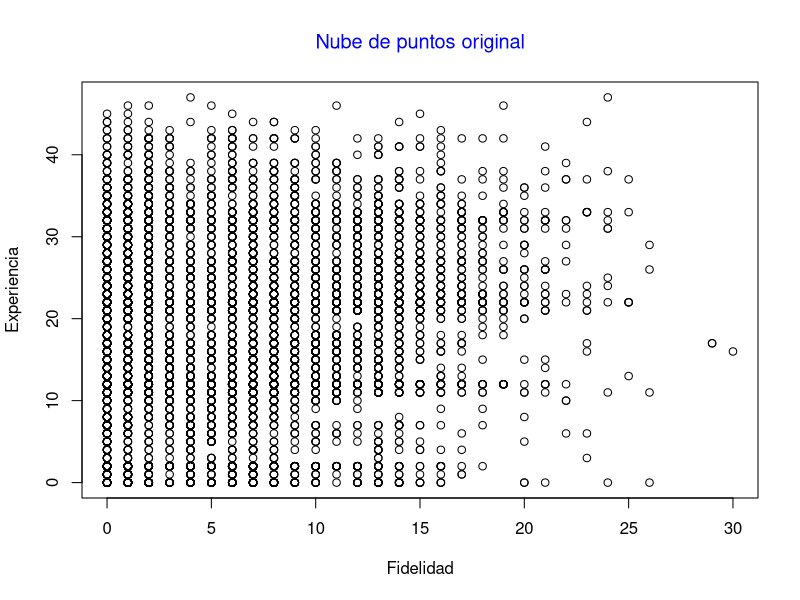
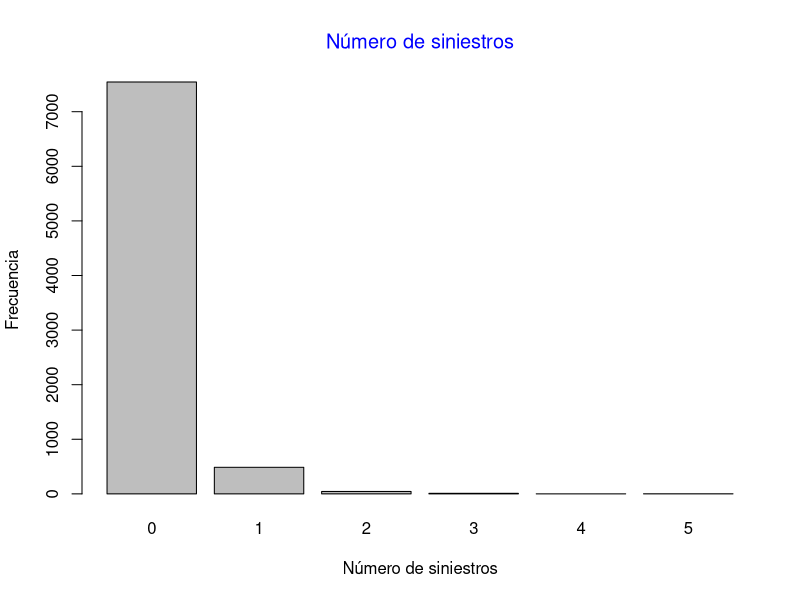
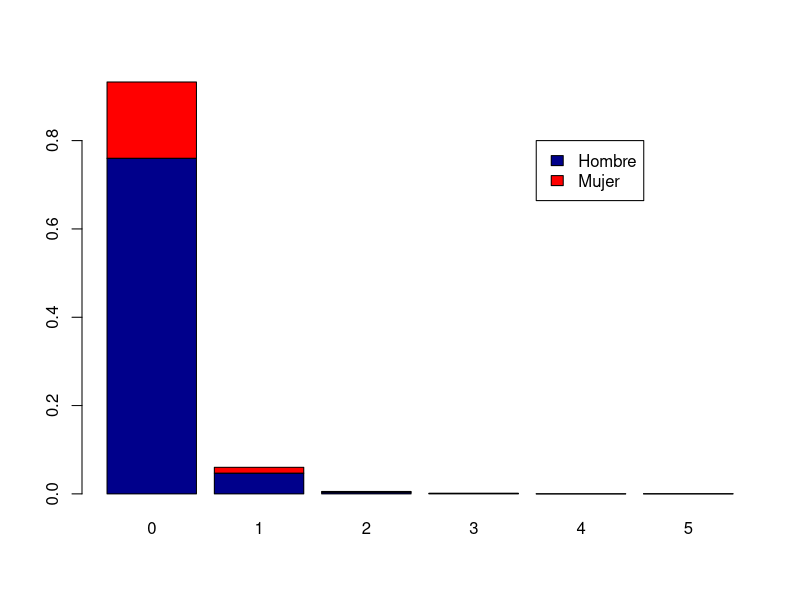
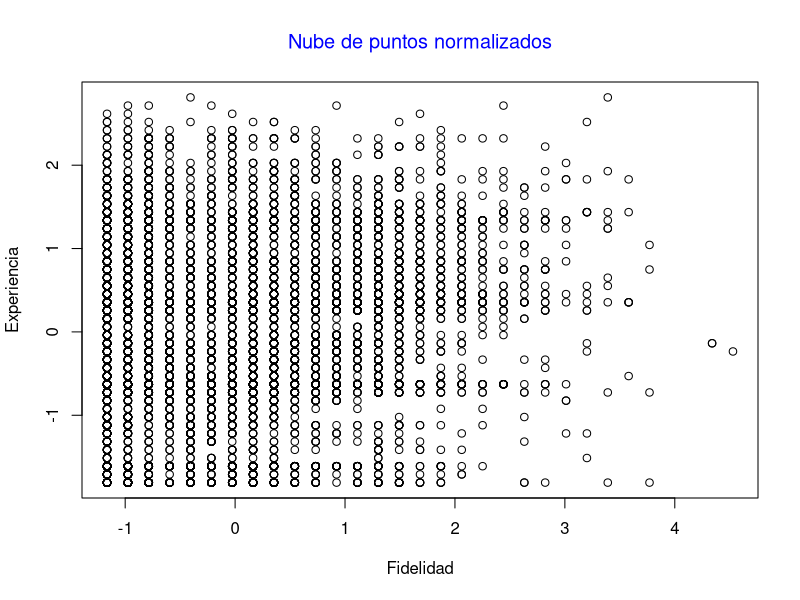
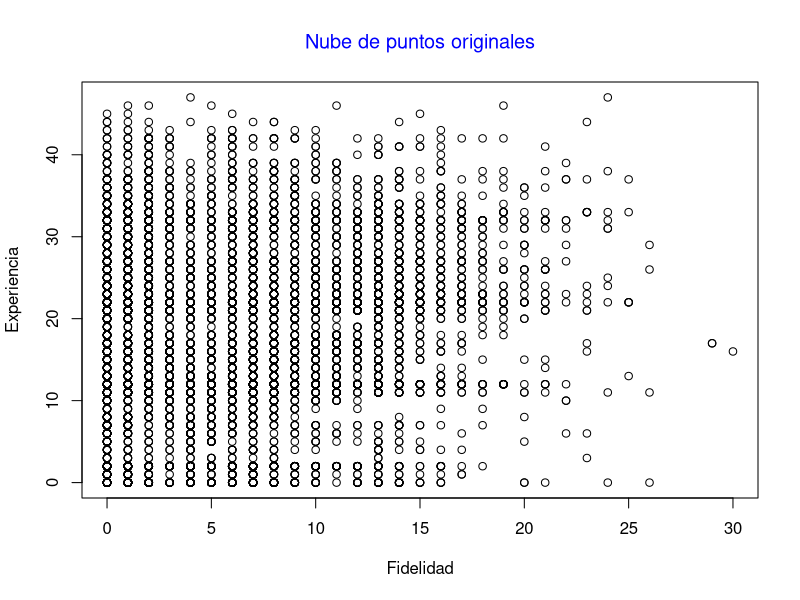
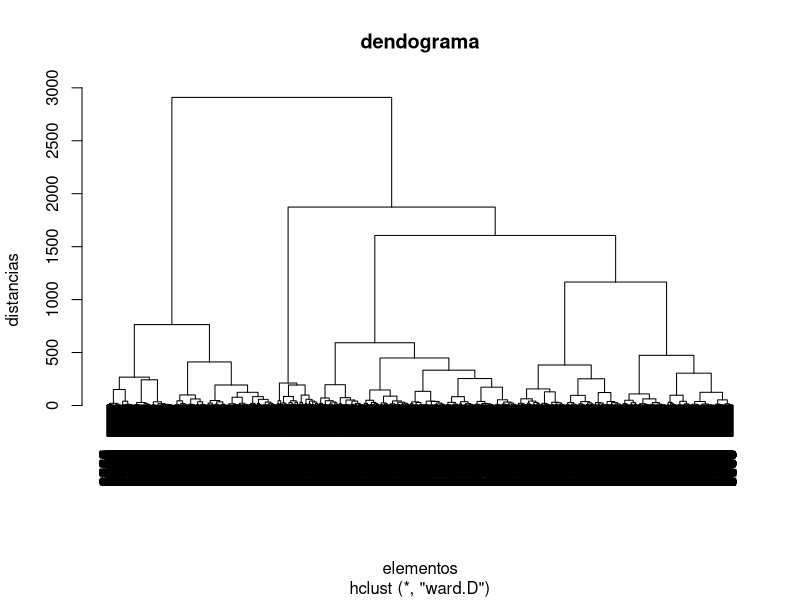
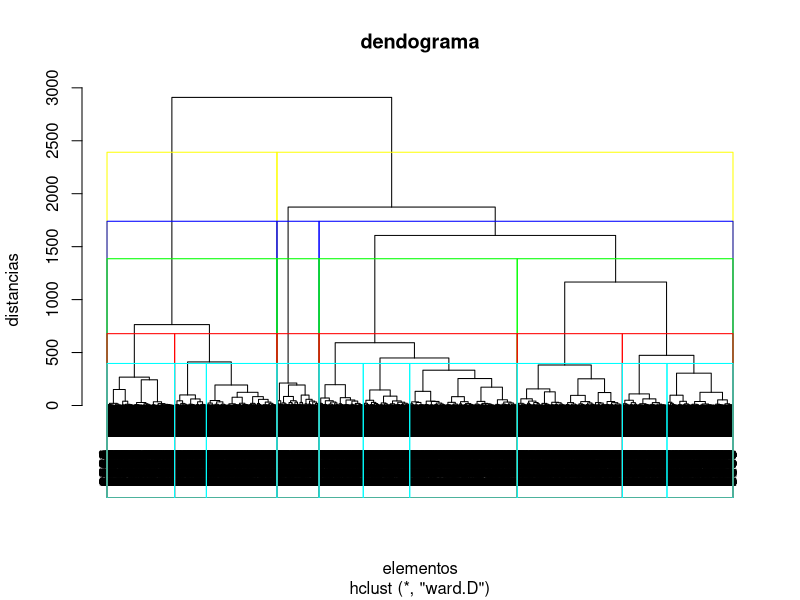
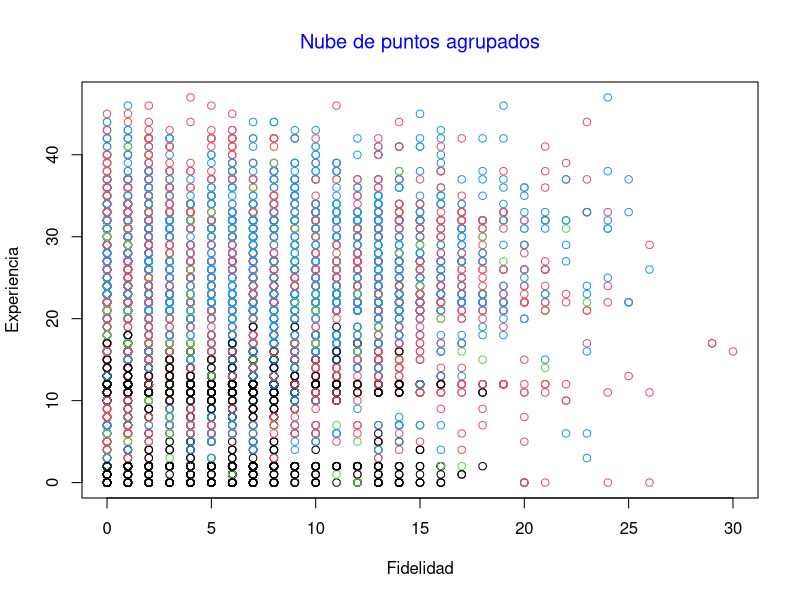

The R source for these figures, in order:
## ---- chunk 1
knitr::opts_chunk$set(echo = TRUE)
## ---- chunk 2
setwd("C:\\Users\\acamp\\OneDrive\\Documentos\\UOC\\proyectos_git\\UOC_Fundamentos_Data_Science\\B0.477-20191-PEC02")
#Cambiar el argumento de setwd() con vuestro directorio, recordad utilizad las barras /.
## ---- chunk 3
# Lectura de datos
Cartera<-read.table("Datos_analisis_clusters.csv",head=TRUE,sep=";")
head(Cartera)
## ---- chunk 4
summary(Cartera)
## ---- chunk 5
plot(Cartera[c("ant_comp","ant_perm")], xlab="Fidelidad", ylab="Experiencia") 
title(main="Nube de puntos original", col.main="blue", font.main=1)

freq<-table(Cartera$sin)
freq
barplot(freq,xlab="Número de siniestros", ylab="Frecuencia")
title(main="Número de siniestros", col.main="blue", font.main=1)

table(Cartera$Sexo,Cartera$sin)
prop.table(table(Cartera$Sexo,Cartera$sin))
barplot(prop.table(table(Cartera$Sexo,Cartera$sin)),col=c("darkblue","red"))
legend(5,0.8,c("Hombre","Mujer"),fill = c("darkblue","red"))
## ---- chunk 6
clus<-Cartera[,c("sin","ant_comp","ant_perm","edad","ant_veh")]
## ---- chunk 7
clus_norm<-clus
## ---- chunk 8
 clus_norm[,c("sin")] <- (clus$sin-mean(clus$sin))/sd(clus$sin)
 clus_norm[,c("ant_comp")] <- (clus$ant_comp-mean(clus$ant_comp))/sd(clus$ant_comp)
 clus_norm[,c("ant_perm")] <- (clus$ant_perm-mean(clus$ant_perm))/sd(clus$ant_perm)
 clus_norm[,c("edad")] <- (clus$edad-mean(clus$edad))/sd(clus$edad)
 clus_norm[,c("ant_veh")] <- (clus$ant_veh-mean(clus$ant_veh))/sd(clus$ant_veh)
## ---- chunk 9
#Normalizadas
plot(clus_norm[c("ant_comp","ant_perm")], xlab="Fidelidad", ylab="Experiencia") 
title(main="Nube de puntos normalizados", col.main="blue", font.main=1)

#Originales
plot(clus[c("ant_comp","ant_perm")], xlab="Fidelidad", ylab="Experiencia") 
title(main="Nube de puntos originales", col.main="blue", font.main=1)
## ---- chunk 10
distances = dist(clus_norm, method = "euclidean")
## ---- chunk 11
clus_norm_Jerarquico = hclust(distances, method = "ward.D")
## ---- chunk 12
plot(clus_norm_Jerarquico,main="dendograma",xlab="elementos",ylab="distancias")
## ---- chunk 13
plot(clus_norm_Jerarquico,main="dendograma",xlab="elementos",ylab="distancias")

rect.hclust(clus_norm_Jerarquico, k=2, border="yellow")
rect.hclust(clus_norm_Jerarquico, k=3, border="blue")
rect.hclust(clus_norm_Jerarquico, k=4, border="green")
rect.hclust(clus_norm_Jerarquico, k=6, border="red")
rect.hclust(clus_norm_Jerarquico, k=10, border="cyan")
## ---- chunk 14
clus_jerarquico=clus

## ---- chunk 15
NumCluster=4

clus_jerarquico$clusterJerar= cutree(clus_norm_Jerarquico, k = NumCluster)
head(clus_jerarquico)
## ---- chunk 16
aggregate(.~clusterJerar,FUN=mean, data=clus_jerarquico)
table(clus_jerarquico$clusterJerar)
## ---- chunk 17
plot(clus_jerarquico[c("ant_comp","ant_perm")], xlab="Fidelidad", ylab="Experiencia",col=clus_jerarquico$clusterJerar) 
title(main="Nube de puntos agrupados", col.main="blue", font.main=1)
## ---- chunk 18
palette()[1:NumCluster]
## ---- chunk 19
set.seed(123)
modelo_k3<-kmeans(clus_norm,centers=3)
modelo_k3$centers
modelo_k3$totss
modelo_k3$withinss
modelo_k3$tot.withinss
modelo_k3$betweenss
## ---- chunk 20
#Suma de cuadrados entre grupos
kmeans(clus_norm,2)$betweenss
kmeans(clus_norm,3)$betweenss

#Suma de cuadrados dentro grupos
kmeans(clus_norm,2)$tot.withinss 
kmeans(clus_norm,3)$tot.withinss

#Suma de cuadrados total
kmeans(clus_norm,2)$totss 
kmeans(clus_norm,3)$totss
## ---- chunk 21
set.seed(123)
bss <- kmeans(clus_norm,centers=1)$betweenss
 for (i in 2:10) bss[i] <- kmeans(clus_norm,centers=i)$betweenss

plot(1:10, bss, type="l", xlab="Número de grupos",ylab="Sumas de cuadrados entre grupos")
## ---- chunk 22
clus_kmeans=clus
## ---- chunk 23
NumCluster=5
set.seed(123)
Modelo=kmeans(clus_norm,NumCluster)
clus_kmeans$clusterKmeans= Modelo$cluster
head(clus_kmeans)
## ---- chunk 24
aggregate(.~clusterKmeans,FUN=mean, data=clus_kmeans)
table(clus_kmeans$clusterKmeans)
## ---- chunk 25
plot(clus_kmeans[c("ant_comp","ant_perm")], xlab="Fidelidad", ylab="Experiencia",col=clus_kmeans$clusterKmeans) 
title(main="Nube de puntos agrupados", col.main="blue", font.main=1)
## ---- chunk 26
palette()[1:NumCluster]
## ---- chunk 27
set.seed(123)
wss <- kmeans(clus_norm,centers=1)$tot.withinss
 for (i in 2:10) wss[i] <- kmeans(clus_norm,centers=i)$tot.withinss

plot(1:10, wss, type="l", xlab="Número de grupos",ylab="Sumas de cuadrados dentro de cada grupo (conjunto)")
## ---- chunk 28
set.seed(123)
wss <- kmeans(clus_norm,centers=1)$tot.withinss
 for (i in 2:20) wss[i] <- kmeans(clus_norm,centers=i)$tot.withinss

plot(1:20, wss, type="l", xlab="Número de grupos",ylab="Sumas de cuadrados dentro de cada grupo (conjunto)")
## ---- chunk 29
NumCluster=7
set.seed(123)
Modelo=kmeans(clus_norm,NumCluster)
clus_kmeans$clusterKmeans= Modelo$cluster
aggregate(.~clusterKmeans,FUN=mean, data=clus_kmeans)
## ---- chunk 30
#Escriba su código aquí
## ---- chunk 31
#Escriba su código aquí
## ---- chunk 32
#Escriba su código aquí
## ---- chunk 33
#Escriba su código aquí
## ---- chunk 34
#Escriba su código aquí
